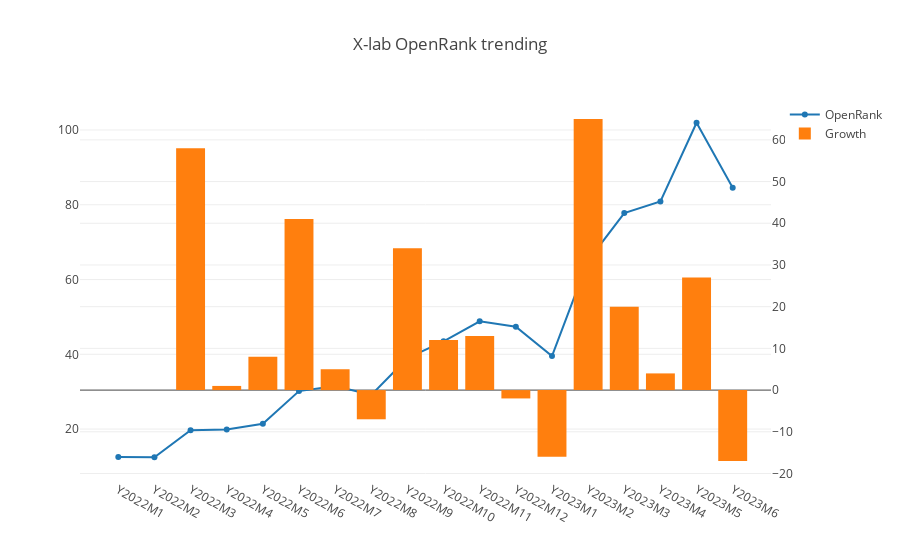

The cell this chart's notebook holds for it:
### Markdown cell above
## Overview

This part is the history OpenRank trending of all projects in X-lab community.

### Code cell
openDigger.index.openrank.getRepoOpenrank({
    repoIds: [288431943, 470364208, 467768946, 461374162, 471252840, 477937218, 428629051, 262909684, 221379769, 259035151, 358757145, 502755745, 508325123, 533339106, 572845686, 584603594, 639923640 ],
    startYear, startMonth,
    endYear, endMonth, percision: 2,
    groupTimeRange: 'month', limit: -1, order: 'DESC',
}).then(data => {
    var x = [], v = [], g = []; g.push(0);
    forEveryMonth((y, m, index) => {
        var key = `Y${y}M${m}`;
        x.push(key); v.push(0);
        data.forEach(row => { v[index] += (row.openrank[index] ? row.openrank[index] : 0); row[key] = row.openrank[index] ? row.openrank[index] : 0; });
        if (index > 0) g.push(Math.ceil((v[index]-v[index-1])*100/v[index-1]));
    });
    data.forEach(row => { delete row.openrank; delete row.org; });
    console.table(data);
    openDigger.render.plotly([
        { x, y: v, type: 'scatter', name: 'OpenRank' },
        { x, y: g, type: 'bar', yaxis: 'y2', name: 'Growth'}
    ], {
        title: 'X-lab OpenRank trending',
        yaxis2: { overlaying: 'y', side: 'right' }
    });
    console.log(`2022.7 based growth: ${v.map(i => (i/v[6]).toFixed(2))}`);
    fs.writeFileSync('all_data.json', JSON.stringify(data));
});

### Figure 1 — Plotly figure (JSON) as saved in the notebook; plotly's stock layout.template omitted (floating-point values rounded to 4 significant figures)
{"data": [{"name": "OpenRank", "type": "scatter", "x": ["Y2022M1", "Y2022M2", "Y2022M3", "Y2022M4", "Y2022M5", "Y2022M6", "Y2022M7", "Y2022M8", "Y2022M9", "Y2022M10", "Y2022M11", "Y2022M12", "Y2023M1", "Y2023M2", "Y2023M3", "Y2023M4", "Y2023M5", "Y2023M6"], "y": [12.53, 12.47, 19.7, 19.88, 21.42, 30.16, 31.55, 29.12, 38.96, 43.48, 48.82, 47.4, 39.54, 65.07, 77.77, 80.86, 101.9, 84.55]}, {"name": "Growth", "type": "bar", "x": ["Y2022M1", "Y2022M2", "Y2022M3", "Y2022M4", "Y2022M5", "Y2022M6", "Y2022M7", "Y2022M8", "Y2022M9", "Y2022M10", "Y2022M11", "Y2022M12", "Y2023M1", "Y2023M2", "Y2023M3", "Y2023M4", "Y2023M5", "Y2023M6"], "y": [0, 0, 58, 1, 8, 41, 5, -7, 34, 12, 13, -2, -16, 65, 20, 4, 27, -17], "yaxis": "y2"}], "layout": {"autosize": true, "title": {"text": "X-lab OpenRank trending"}, "xaxis": {"autorange": true, "range": [-1.014, 18.01], "type": "category"}, "yaxis": {"autorange": true, "range": [5.087, 109.3], "type": "linear"}, "yaxis2": {"autorange": true, "overlaying": "y", "range": [-21.56, 69.56], "side": "right", "type": "linear"}}}
